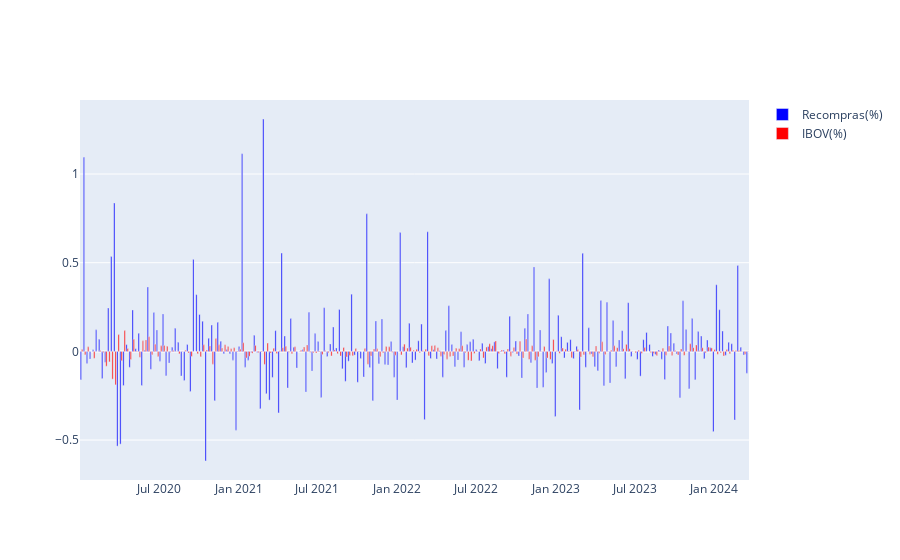

Notebook code cell kept with this figure:
### Code cell
selic_ibov = selic_ibov[selic_ibov.index >'2020']

fig = go.Figure()
fig.add_trace(go.Bar(name='Recompras(%)', x=selic_ibov.index,  y=selic_ibov['Recompra(%)'],marker=dict(color='blue')))
fig.add_trace(go.Bar(name='IBOV(%)', x=selic_ibov.index,  y=selic_ibov['IBOV(%)'],marker=dict(color='red')))
fig.update_layout(barmode='group')
fig.show()

### Figure 1 — Plotly figure (JSON) as saved in the notebook; plotly's stock layout.template omitted (floating-point values rounded to 4 significant figures; data arrays with more than 128 entries replaced by an {"elided": "..."} marker saying what was removed)
{"data": [{"marker": {"color": "blue"}, "name": "Recompras(%)", "type": "bar", "x": {"elided": "220 str values"}, "y": {"elided": "220 float values"}}, {"marker": {"color": "red"}, "name": "IBOV(%)", "type": "bar", "x": {"elided": "220 str values"}, "y": {"elided": "220 float values"}}], "layout": {"barmode": "group"}}
